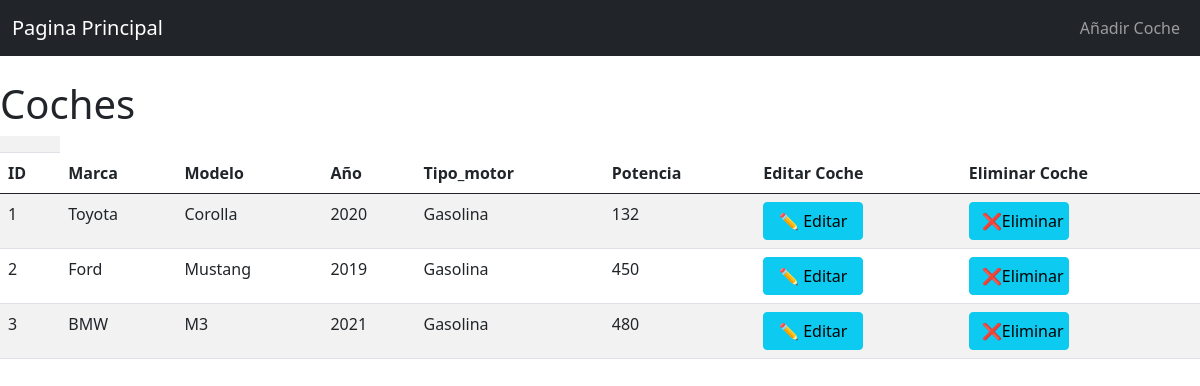
/coches/, run on an earlier commit of the app's database.
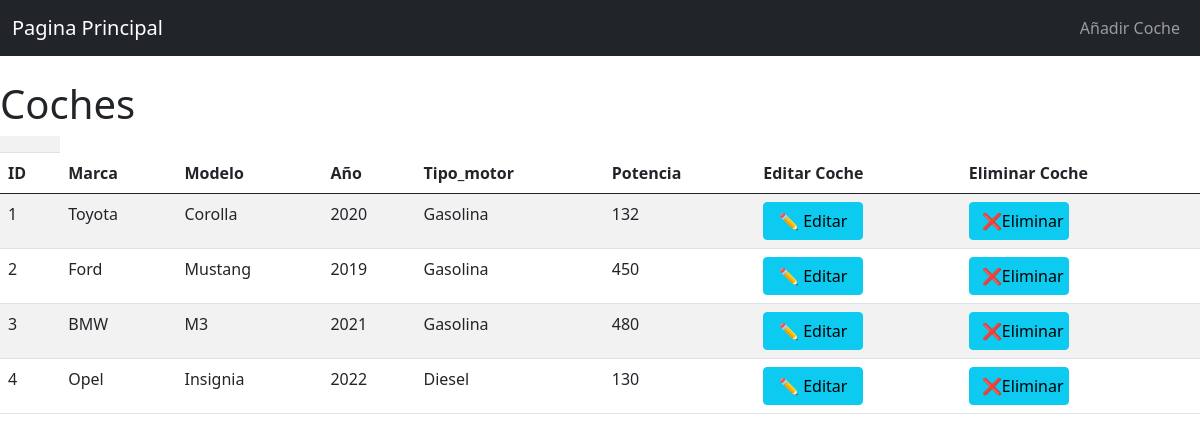
And on a later commit of the database.
### tables this page shows
CREATE TABLE coches (
    id INTEGER PRIMARY KEY AUTOINCREMENT,
    modelo TEXT UNIQUE NOT NULL,
    id_marca INTEGER NOT NULL,
    anio INTEGER NOT NULL,
    tipo_motor TEXT NOT NULL,
    potencia INTEGER NOT NULL,
    FOREIGN KEY (id_marca) REFERENCES marcas(id)
        ON UPDATE CASCADE
        ON DELETE RESTRICT
);

CREATE TABLE marcas (
    id INTEGER PRIMARY KEY AUTOINCREMENT,
    nombre TEXT UNIQUE NOT NULL,
    pais TEXT NOT NULL,
    fundador TEXT NOT NULL,
    anio_fundacion INTEGER NOT NULL
);

### aplicacion.py (the view)
@app.route("/coches/")
def lista_coches():
    conn = get_db_connection()
    coches = conn.execute("""
        SELECT c.id,
               c.modelo,
               c.anio,
               c.tipo_motor,
               c.potencia,
               m.nombre AS marca
        FROM coches c
        LEFT JOIN marcas m ON m.id = c.id_marca
        ORDER BY c.id, marca, modelo
    """).fetchall()
    conn.close()
    return render_template("coches.html", coches=coches)

### aplicacion.py (called while the page is built)
def get_db_connection():
    conn = sqlite3.connect('coches.db')
    conn.row_factory = sqlite3.Row
    return conn

### templates/coches.html
{% extends 'base.html' %}
{% block content %}
<nav class="navbar navbar-expand-lg navbar-dark bg-dark mb-4">
    <div class="container-fluid">
      <a class="navbar-brand" href="{{ url_for('home') }}">Pagina Principal</a>
      <div>
        <ul class="navbar-nav me-auto mb-2 mb-lg-0">
          <li class="nav-item">
            <a class="nav-link" href="{{ url_for('añadircoche') }}">Añadir Coche</a>
          </li>
        </ul>
      </div>
    </div>
  </nav>
    <h1>{% block title %} Coches {% endblock %}</h1>
        <table class="table table-striped">
            <th>
                <tr>
                    <th>ID</th>
                    <th>Marca</th>
                    <th>Modelo</th>
                    <th>Año</th>
                    <th>Tipo_motor</th>
                    <th>Potencia</th>
                    <th>Editar Coche</th>
                    <th>Eliminar Coche</th>
                </tr>
            </th>
            <tbody>
                {% for coche in coches %}
                <tr>
                    <td>{{ coche['id'] }}</td>
                    <td>{{ coche['marca'] }}</td>
                    <td>{{ coche['modelo'] }}</td>
                    <td>{{ coche['anio'] }}</td>
                    <td>{{ coche['tipo_motor'] }}</td>
                    <td>{{ coche['potencia'] }}</td>
                    <td><a class="btn btn-info" style="width: 100px;" href="{{ url_for('editar_coche', coche_id=coche['id']) }}">✏️ Editar</a></td>
                    <td><a class="btn btn-info" style="width: 100px;" href="{{ url_for('borrar_coche', coche_id=coche['id']) }}">❌Eliminar</a></td>
                </tr>
                {% endfor %}
            </tbody>
        </table>
{% endblock %}

What changed in the data, as far as the page shows it:
added coches: id "4", marca "Opel", modelo "Insignia", anio "2022", tipo_motor "Diesel", potencia "130"
